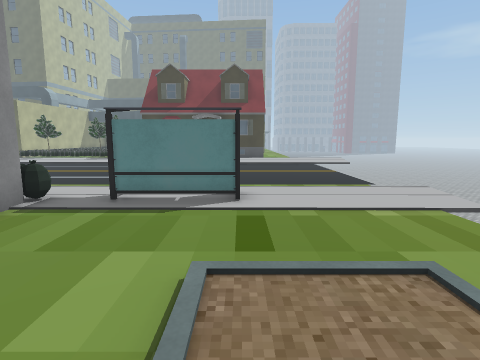
view 1 (above)

20 first-person views from a walk through a Unity game level. The camera is 1.5 m above the floor, tilts 8° down and sees 80° across. The floor is counted in squares, 1 m on a side. Each view is taken from the middle of a square. On the plan, view 1 faces up. The plan holds only what a view shows up to about 14 squares ahead; the rest is blank. The place goes on beyond the plan. The player character is not drawn. Some animated figures are left out. Some surface patterns are stand-ins.

view 2
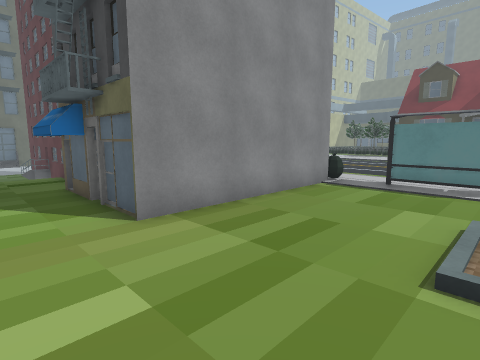

view 3
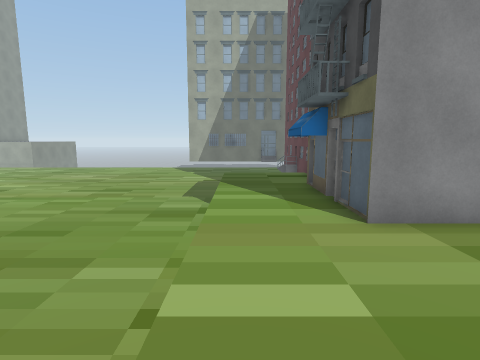

view 4
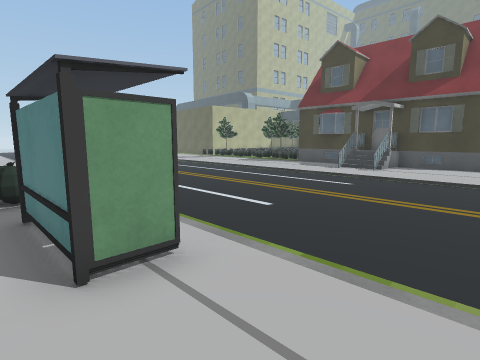

view 5
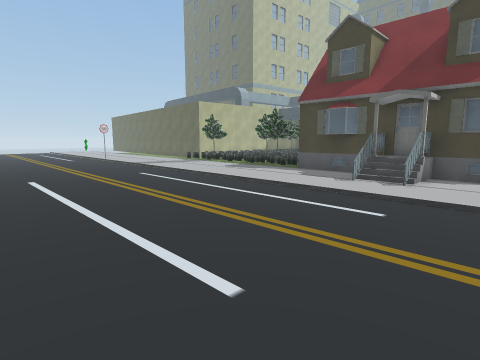

view 6
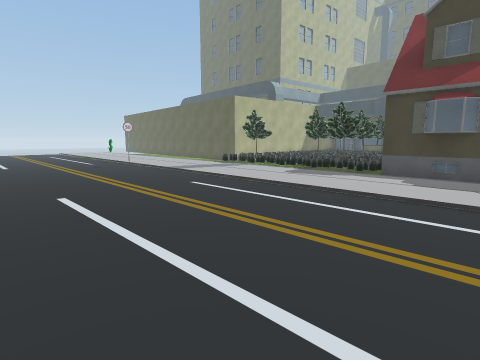

view 7
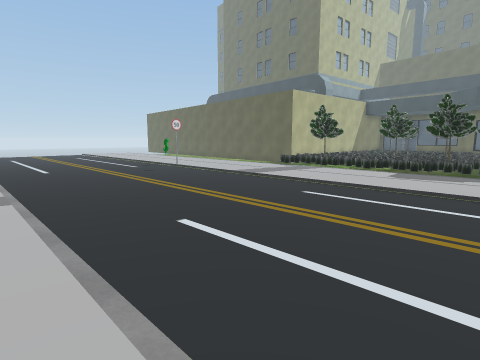

view 8
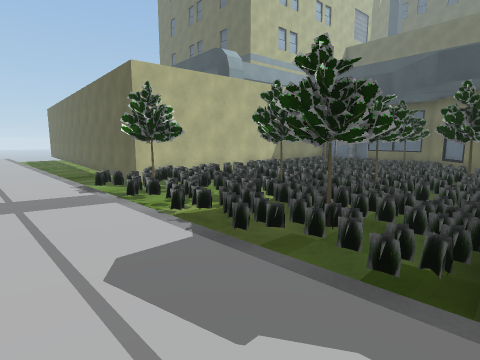

view 9
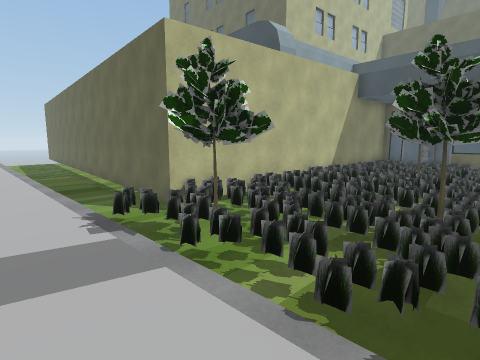

view 10
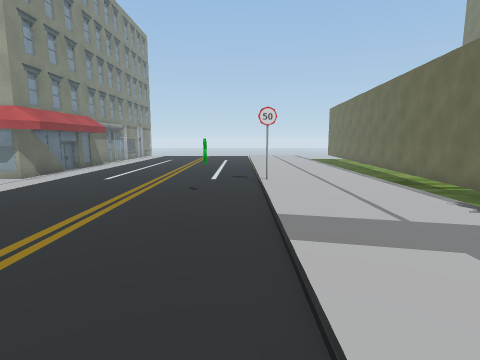

view 11
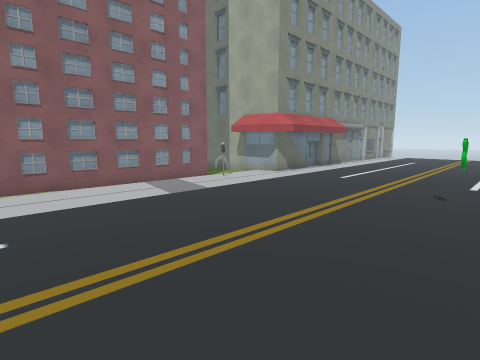

view 12
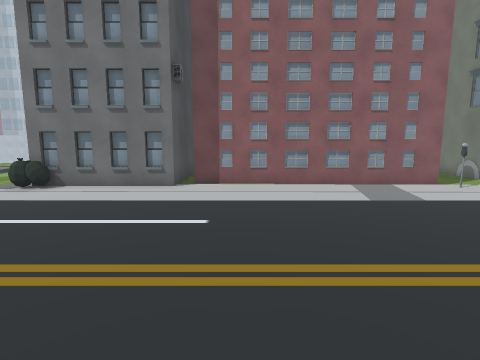

view 13
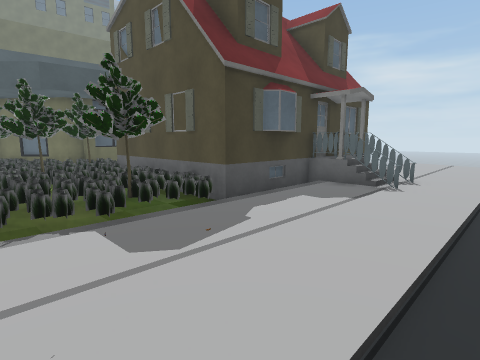

view 14
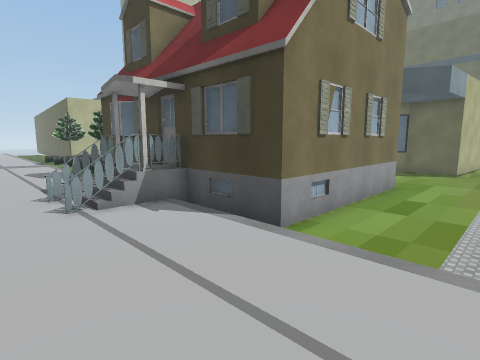

view 15
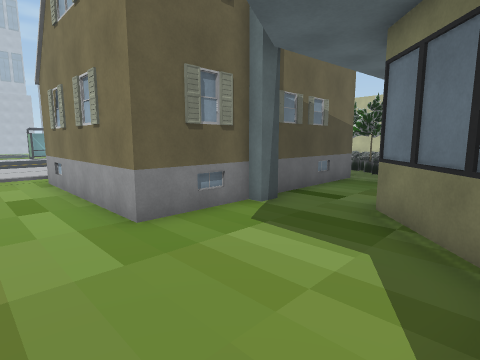

view 16
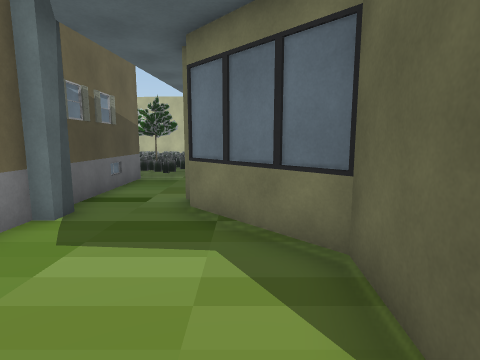

view 17
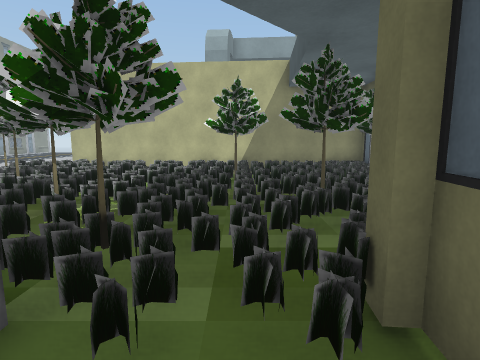

view 18
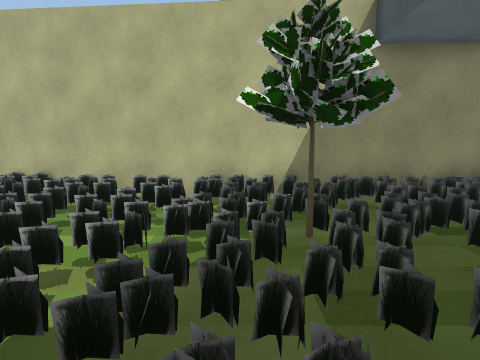

view 19
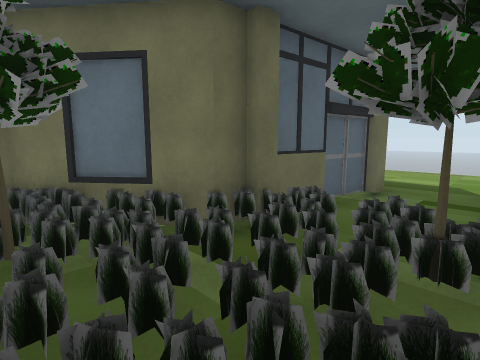

view 20
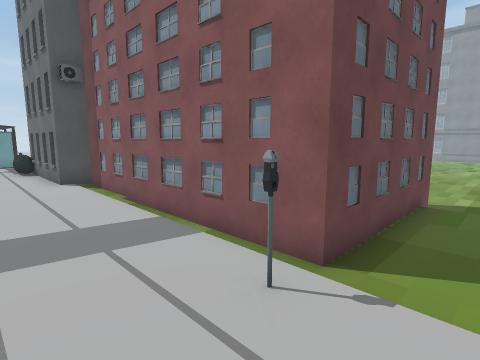

### Floor plan
Key: @ floor where view 1 was taken; # wall or solid block; . main floor; : floor 0.25 m higher than the main floor; / step, stairs or slope; v drop or lower ground; O other object.
Columns run from 25 left of view 1 to 6 right of it. Each row starts with its distance up from view 1.
 33         #O..OOOO#       ####..
 32         #..O..OO# OO   .#.....
 31         #O........######......
 30         #..O .................
 29         #..OO....O............
 28         #O.O.... .O#########..
 27         #..O.. O..##       #..
 26         #..OO..OO.#        #..
 25         #O.O.O.O..O        #..
 24 ##      #..O...O..#        #..
 23 .########.......O.#        O..
 22 ..........O..O.O..#  ###  ##..
 21 //////////////////##O#OOOO#///v
 20 ::::::::::::::::::::::OO:::::::
 19 ::::::::::::::::::::::OO:::::::
 18 :::::::::::::::::::::::::::::::
 17 ::::O:::::::::::::::::::::::: :
 16 ............................
 15 ......O.....................
 14 ..............................
 13 ..............................
 12 ..............................
 11 ..............................
 10 ..............................
  9 ..............................vv
  8 .........................O.....v
  7 ####..O............OO.OOOO.....v
  6     //##OOOO#########.........v
  5     ..#     ####    #.........
  4    #..#        #    #.........
  3    #..#        #    #....///.
  2    #..#        #    #....
  1      .#             #....
  0       ####O##    #  #....@
 -1          OO v..OOOOO#.....
 -2             v............
 -3             v........... .
 -4      vv     vvvvvvvvvvvv
 -5      vvv   vvvvvvvvvvvv
 -6      vvv   vvvvvvvvvvvv

Positions as (right, up) in squares from view 1, and headings:
1: (0, 0), facing up
2: (0, -3), facing up-left
3: (0, -3), facing left
4: (3, 6), facing up-left
5: (1, 9), facing up-left
6: (-3, 9), facing up-left
7: (-7, 8), facing up-left
8: (-7, 18), facing up-left
9: (-11, 19), facing up-left
10: (-11, 16), facing left
11: (-11, 16), facing down-left
12: (-12, 16), facing down
13: (-12, 16), facing up-right
14: (5, 17), facing up-left
15: (4, 33), facing down-left
16: (4, 32), facing left
17: (-5, 30), facing left
18: (-10, 29), facing left
19: (-11, 28), facing up-right
20: (-21, 9), facing down-right
